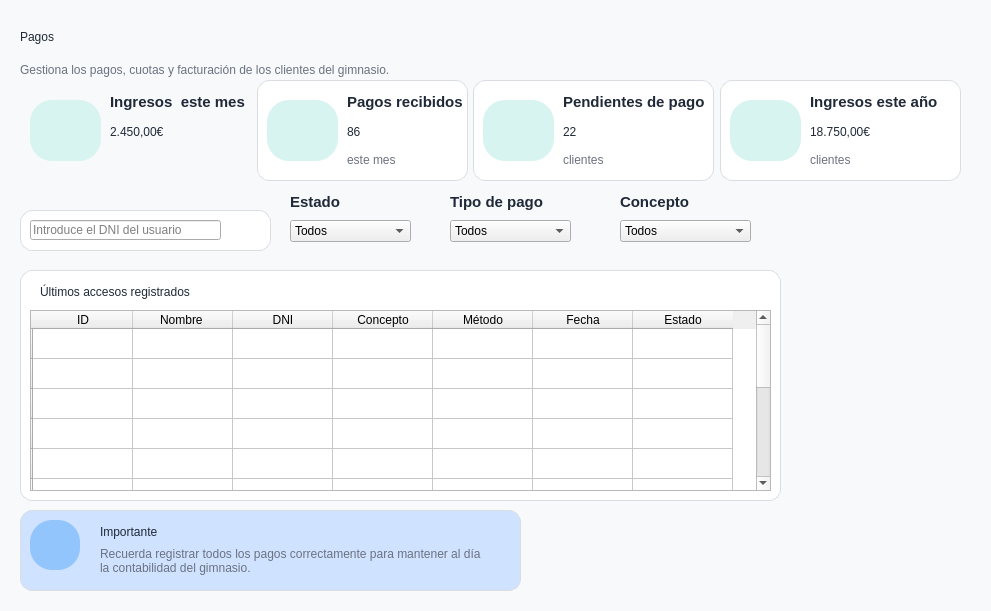
   <widget class="QFrame" name="frameContenido">
    <property name="geometry">
     <rect>
      <x>220</x>
      <y>90</y>
      <width>991</width>
      <height>611</height>
     </rect>
    </property>
    <property name="frameShape">
     <enum>QFrame::NoFrame</enum>
    </property>
    <widget class="QLabel" name="lblBienvenida">
     <property name="geometry">
      <rect>
       <x>20</x>
       <y>20</y>
       <width>341</width>
       <height>34</height>
      </rect>
     </property>
     <property name="styleSheet">
      <string notr="true">font:bold 20pt &quot;Segoe UI&quot;; color:#1F2937;</string>
     </property>
     <property name="text">
      <string>Pagos</string>
     </property>
    </widget>
    <widget class="QLabel" name="lblResumen">
     <property name="geometry">
      <rect>
       <x>20</x>
       <y>60</y>
       <width>470</width>
       <height>20</height>
      </rect>
     </property>
     <property name="styleSheet">
      <string notr="true">font:9pt &quot;Segoe UI&quot;; color:#6B7280;</string>
     </property>
     <property name="text">
      <string>Gestiona los pagos, cuotas y facturación de los clientes del gimnasio.</string>
     </property>
    </widget>
    <widget class="QFrame" name="card1">
     <property name="geometry">
      <rect>
       <x>20</x>
       <y>80</y>
       <width>231</width>
       <height>101</height>
      </rect>
     </property>
     <widget class="QLabel" name="lblNombreCliente_13">
      <property name="geometry">
       <rect>
        <x>90</x>
        <y>10</y>
        <width>270</width>
        <height>24</height>
       </rect>
      </property>
      <property name="font">
       <font>
        <family>Segoe UI</family>
        <pointsize>11</pointsize>
        <weight>75</weight>
        <italic>false</italic>
        <bold>true</bold>
       </font>
      </property>
      <property name="styleSheet">
       <string notr="true">font: bold pt &quot;Segoe UI&quot;; color: #1F2937;</string>
      </property>
      <property name="text">
       <string>Ingresos  este mes</string>
      </property>
     </widget>
     <widget class="QLabel" name="label_9">
      <property name="geometry">
       <rect>
        <x>25</x>
        <y>30</y>
        <width>41</width>
        <height>41</height>
       </rect>
      </property>
      <property name="text">
       <string/>
      </property>
      <property name="pixmap">
       <pixmap>../imagenes/cartera.png</pixmap>
      </property>
      <property name="scaledContents">
       <bool>true</bool>
      </property>
     </widget>
     <widget class="QLabel" name="lblIconAs_8">
      <property name="geometry">
       <rect>
        <x>10</x>
        <y>20</y>
        <width>71</width>
        <height>61</height>
       </rect>
      </property>
      <property name="styleSheet">
       <string notr="true">background-color:#D8F4F0; color:#18B7A5; border-radius:22px; font:bold 20pt &quot;Segoe UI&quot;;</string>
      </property>
      <property name="text">
       <string/>
      </property>
     </widget>
     <widget class="QLabel" name="lblNombreCliente_14">
      <property name="geometry">
       <rect>
        <x>90</x>
        <y>40</y>
        <width>141</width>
        <height>24</height>
       </rect>
      </property>
      <property name="styleSheet">
       <string notr="true">font: bold 20pt &quot;Segoe UI&quot;; color: #1F2937;</string>
      </property>
      <property name="text">
       <string>2.450,00€</string>
      </property>
     </widget>
     <zorder>lblIconAs_8</zorder>
     <zorder>lblNombreCliente_13</zorder>
     <zorder>label_9</zorder>
     <zorder>lblNombreCliente_14</zorder>
    </widget>
    <widget class="QLabel" name="label_19">
     <property name="geometry">
      <rect>
       <x>-390</x>
       <y>0</y>
       <width>1391</width>
       <height>621</height>
      </rect>
     </property>
     <property name="styleSheet">
      <string notr="true">background:#F7F9FB</string>
     </property>
     <property name="text">
      <string/>
     </property>
     <property name="pixmap">
      <pixmap>../imagenes/reborde_ola.png</pixmap>
     </property>
     <property name="scaledContents">
      <bool>true</bool>
     </property>
    </widget>
    <widget class="QFrame" name="card1_2">
     <property name="geometry">
      <rect>
       <x>20</x>
       <y>510</y>
       <width>501</width>
       <height>81</height>
      </rect>
     </property>
     <property name="styleSheet">
      <string notr="true">#card1_2 {
    background-color: #CFE2FF;
    border: 1px solid #DADDE2;
    border-radius: 12px;
}</string>
     </property>
     <widget class="QLabel" name="lblNombreCliente_4">
      <property name="geometry">
       <rect>
        <x>80</x>
        <y>10</y>
        <width>270</width>
        <height>24</height>
       </rect>
      </property>
      <property name="styleSheet">
       <string notr="true">font: bold 13pt &quot;Segoe UI&quot;; color: #1F2937;</string>
      </property>
      <property name="text">
       <string>Importante</string>
      </property>
     </widget>
     <widget class="QLabel" name="lblIconAs_4">
      <property name="geometry">
       <rect>
        <x>10</x>
        <y>10</y>
        <width>50</width>
        <height>50</height>
       </rect>
      </property>
      <property name="styleSheet">
       <string notr="true">background-color:#93C5FD; color:#18B7A5; border-radius:22px; font:bold 20pt &quot;Segoe UI&quot;;</string>
      </property>
      <property name="text">
       <string/>
      </property>
     </widget>
     <widget class="QLabel" name="lblResumen_2">
      <property name="geometry">
       <rect>
        <x>80</x>
        <y>10</y>
        <width>381</width>
        <height>81</height>
       </rect>
      </property>
      <property name="acceptDrops">
       <bool>false</bool>
      </property>
      <property name="autoFillBackground">
       <bool>false</bool>
      </property>
      <property name="styleSheet">
       <string notr="true">font:9pt &quot;Segoe UI&quot;; color:#6B7280;</string>
      </property>
      <property name="text">
       <string>Recuerda registrar todos los pagos correctamente para mantener al día la contabilidad del gimnasio.</string>
      </property>
      <property name="scaledContents">
       <bool>false</bool>
      </property>
      <property name="wordWrap">
       <bool>true</bool>
      </property>
     </widget>
     <widget class="QLabel" name="label_13">
      <property name="geometry">
       <rect>
        <x>20</x>
        <y>20</y>
        <width>31</width>
        <height>31</height>
       </rect>
      </property>
      <property name="text">
       <string/>
      </property>
      <property name="pixmap">
       <pixmap resource="../imagenes/recursos.qrc">:/newPrefix/informacion.png</pixmap>
      </property>
      <property name="scaledContents">
       <bool>true</bool>
      </property>
     </widget>
    </widget>
    <widget class="QFrame" name="card1_6">
     <property name="geometry">
      <rect>
       <x>20</x>
       <y>270</y>
       <width>761</width>
       <height>231</height>
      </rect>
     </property>
     <property name="styleSheet">
      <string notr="true">#card1_6 {
    background-color: #FFFFFF;
    border: 1px solid #DADDE2;
    border-radius: 12px;
}</string>
     </property>
     <widget class="QLabel" name="lblNombreCliente_12">
      <property name="geometry">
       <rect>
        <x>20</x>
        <y>10</y>
        <width>270</width>
        <height>24</height>
       </rect>
      </property>
      <property name="styleSheet">
       <string notr="true">font: bold 13pt &quot;Segoe UI&quot;; color: #1F2937;</string>
      </property>
      <property name="text">
       <string>Últimos accesos registrados</string>
      </property>
     </widget>
     <widget class="QTableWidget" name="tableWidget">
      <property name="geometry">
       <rect>
        <x>10</x>
        <y>40</y>
        <width>741</width>
        <height>181</height>
       </rect>
      </property>
      <row>
       <property name="text">
        <string/>
       </property>
      </row>
      <row>
       <property name="text">
        <string/>
       </property>
      </row>
      <row>
       <property name="text">
        <string/>
       </property>
      </row>
      <row>
       <property name="text">
        <string/>
       </property>
      </row>
      <row>
       <property name="text">
        <string/>
       </property>
      </row>
      <row>
       <property name="text">
        <string/>
       </property>
      </row>
      <row>
       <property name="text">
        <string/>
       </property>
      </row>
      <row>
       <property name="text">
        <string/>
       </property>
      </row>
      <row>
       <property name="text">
        <string/>
       </property>
      </row>
      <row>
       <property name="text">
        <string/>
       </property>
      </row>
      <row>
       <property name="text">
        <string/>
       </property>
      </row>
      <row>
       <property name="text">
        <string/>
       </property>
      </row>
      <column>
       <property name="text">
        <string>ID</string>
       </property>
      </column>
      <column>
       <property name="text">
        <string>Nombre </string>
       </property>
      </column>
      <column>
       <property name="text">
        <string>DNI</string>
       </property>
      </column>
      <column>
       <property name="text">
        <string>Concepto</string>
       </property>
      </column>
      <column>
       <property name="text">
        <string>Método</string>
       </property>
      </column>
      <column>
       <property name="text">
        <string>Fecha</string>
       </property>
      </column>
      <column>
       <property name="text">
        <string>Estado</string>
       </property>
      </column>
     </widget>
    </widget>
    <widget class="QFrame" name="card1_7">
     <property name="geometry">
      <rect>
       <x>257</x>
       <y>80</y>
       <width>211</width>
       <height>101</height>
      </rect>
     </property>
     <property name="styleSheet">
      <string notr="true">#card1_7 {
    background-color: #FFFFFF;
    border: 1px solid #DADDE2;
    border-radius: 12px;
}</string>
     </property>
     <widget class="QLabel" name="lblNombreCliente_15">
      <property name="geometry">
       <rect>
        <x>90</x>
        <y>10</y>
        <width>270</width>
        <height>24</height>
       </rect>
      </property>
      <property name="font">
       <font>
        <family>Segoe UI</family>
        <pointsize>11</pointsize>
        <weight>75</weight>
        <italic>false</italic>
        <bold>true</bold>
       </font>
      </property>
      <property name="styleSheet">
       <string notr="true">font: bold 11pt &quot;Segoe UI&quot;; color: #1F2937;</string>
      </property>
      <property name="text">
       <string>Pagos recibidos</string>
      </property>
     </widget>
     <widget class="QLabel" name="label_10">
      <property name="geometry">
       <rect>
        <x>25</x>
        <y>30</y>
        <width>41</width>
        <height>41</height>
       </rect>
      </property>
      <property name="text">
       <string/>
      </property>
      <property name="pixmap">
       <pixmap>../imagenes/clientes.png</pixmap>
      </property>
      <property name="scaledContents">
       <bool>true</bool>
      </property>
     </widget>
     <widget class="QLabel" name="lblIconAs_9">
      <property name="geometry">
       <rect>
        <x>10</x>
        <y>20</y>
        <width>71</width>
        <height>61</height>
       </rect>
      </property>
      <property name="styleSheet">
       <string notr="true">background-color:#D8F4F0; color:#18B7A5; border-radius:22px; font:bold 20pt &quot;Segoe UI&quot;;</string>
      </property>
      <property name="text">
       <string/>
      </property>
     </widget>
     <widget class="QLabel" name="lblNombreCliente_16">
      <property name="geometry">
       <rect>
        <x>90</x>
        <y>40</y>
        <width>61</width>
        <height>24</height>
       </rect>
      </property>
      <property name="styleSheet">
       <string notr="true">font: bold 20pt &quot;Segoe UI&quot;; color: #1F2937;</string>
      </property>
      <property name="text">
       <string>86</string>
      </property>
     </widget>
     <widget class="QLabel" name="lblResumen_9">
      <property name="geometry">
       <rect>
        <x>90</x>
        <y>70</y>
        <width>251</width>
        <height>20</height>
       </rect>
      </property>
      <property name="styleSheet">
       <string notr="true">font:9pt &quot;Segoe UI&quot;; color:#6B7280;</string>
      </property>
      <property name="text">
       <string>este mes</string>
      </property>
     </widget>
     <widget class="QLabel" name="label_24">
      <property name="geometry">
       <rect>
        <x>25</x>
        <y>30</y>
        <width>41</width>
        <height>41</height>
       </rect>
      </property>
      <property name="text">
       <string/>
      </property>
      <property name="pixmap">
       <pixmap>../imagenes/metodo-de-pago.png</pixmap>
      </property>
      <property name="scaledContents">
       <bool>true</bool>
      </property>
     </widget>
    </widget>
    <widget class="QFrame" name="card1_8">
     <property name="geometry">
      <rect>
       <x>473</x>
       <y>80</y>
       <width>241</width>
       <height>101</height>
      </rect>
     </property>
     <property name="styleSheet">
      <string notr="true">#card1_8 {
    background-color: #FFFFFF;
    border: 1px solid #DADDE2;
    border-radius: 12px;
}</string>
     </property>
     <widget class="QLabel" name="lblNombreCliente_17">
      <property name="geometry">
       <rect>
        <x>90</x>
        <y>10</y>
        <width>270</width>
        <height>24</height>
       </rect>
      </property>
      <property name="font">
       <font>
        <family>Segoe UI</family>
        <pointsize>11</pointsize>
        <weight>75</weight>
        <italic>false</italic>
        <bold>true</bold>
       </font>
      </property>
      <property name="styleSheet">
       <string notr="true">font: bold 11pt &quot;Segoe UI&quot;; color: #1F2937;</string>
      </property>
      <property name="text">
       <string>Pendientes de pago</string>
      </property>
     </widget>
     <widget class="QLabel" name="lblNombreCliente_18">
      <property name="geometry">
       <rect>
        <x>90</x>
        <y>40</y>
        <width>61</width>
        <height>24</height>
       </rect>
      </property>
      <property name="styleSheet">
       <string notr="true">font: bold 20pt &quot;Segoe UI&quot;; color: #1F2937;</string>
      </property>
      <property name="text">
       <string>22</string>
      </property>
     </widget>
     <widget class="QLabel" name="lblResumen_10">
      <property name="geometry">
       <rect>
        <x>90</x>
        <y>70</y>
        <width>251</width>
        <height>20</height>
       </rect>
      </property>
      <property name="styleSheet">
       <string notr="true">font:9pt &quot;Segoe UI&quot;; color:#6B7280;</string>
      </property>
      <property name="text">
       <string>clientes</string>
      </property>
     </widget>
     <widget class="QFrame" name="card1_9">
      <property name="geometry">
       <rect>
        <x>160</x>
        <y>90</y>
        <width>221</width>
        <height>101</height>
       </rect>
      </property>
      <property name="styleSheet">
       <string notr="true">#card1_7 {
    background-color: #FFFFFF;
    border: 1px solid #DADDE2;
    border-radius: 12px;
}</string>
      </property>
      <widget class="QLabel" name="lblNombreCliente_19">
       <property name="geometry">
        <rect>
         <x>100</x>
         <y>10</y>
         <width>270</width>
         <height>24</height>
        </rect>
       </property>
       <property name="font">
        <font>
         <family>Segoe UI</family>
         <pointsize>11</pointsize>
         <weight>75</weight>
         <italic>false</italic>
         <bold>true</bold>
        </font>
       </property>
       <property name="styleSheet">
        <string notr="true">font: bold 11pt &quot;Segoe UI&quot;; color: #1F2937;</string>
       </property>
       <property name="text">
        <string>Clientes totales</string>
       </property>
      </widget>
      <widget class="QLabel" name="label_18">
       <property name="geometry">
        <rect>
         <x>25</x>
         <y>30</y>
         <width>41</width>
         <height>41</height>
        </rect>
       </property>
       <property name="text">
        <string/>
       </property>
       <property name="pixmap">
        <pixmap>../imagenes/clientes.png</pixmap>
       </property>
       <property name="scaledContents">
        <bool>true</bool>
       </property>
      </widget>
      <widget class="QLabel" name="lblIconAs_11">
       <property name="geometry">
        <rect>
         <x>10</x>
         <y>20</y>
         <width>71</width>
         <height>61</height>
        </rect>
       </property>
       <property name="styleSheet">
        <string notr="true">background-color:#D8F4F0; color:#18B7A5; border-radius:22px; font:bold 20pt &quot;Segoe UI&quot;;</string>
       </property>
       <property name="text">
        <string/>
       </property>
      </widget>
      <widget class="QLabel" name="lblNombreCliente_20">
       <property name="geometry">
        <rect>
         <x>100</x>
         <y>40</y>
         <width>61</width>
         <height>24</height>
        </rect>
       </property>
       <property name="styleSheet">
        <string notr="true">font: bold 20pt &quot;Segoe UI&quot;; color: #1F2937;</string>
       </property>
       <property name="text">
        <string>128</string>
       </property>
      </widget>
      <widget class="QLabel" name="lblResumen_11">
       <property name="geometry">
        <rect>
         <x>100</x>
         <y>70</y>
         <width>251</width>
         <height>20</height>
        </rect>
       </property>
       <property name="styleSheet">
        <string notr="true">font:9pt &quot;Segoe UI&quot;; color:#6B7280;</string>
       </property>
       <property name="text">
        <string>clientes</string>
       </property>
      </widget>
     </widget>
     <widget class="QLabel" name="lblIconAs_10">
      <property name="geometry">
       <rect>
        <x>10</x>
        <y>20</y>
        <width>71</width>
        <height>61</height>
       </rect>
      </property>
      <property name="styleSheet">
       <string notr="true">background-color:#D8F4F0; color:#18B7A5; border-radius:22px; font:bold 20pt &quot;Segoe UI&quot;;</string>
      </property>
      <property name="text">
       <string/>
      </property>
     </widget>
     <widget class="QLabel" name="label_25">
      <property name="geometry">
       <rect>
        <x>25</x>
        <y>30</y>
        <width>41</width>
        <height>41</height>
       </rect>
      </property>
      <property name="text">
       <string/>
      </property>
      <property name="pixmap">
       <pixmap>../imagenes/informacion.png</pixmap>
      </property>
      <property name="scaledContents">
       <bool>true</bool>
      </property>
     </widget>
    </widget>
    <widget class="QFrame" name="card1_10">
     <property name="geometry">
      <rect>
       <x>720</x>
       <y>80</y>
       <width>241</width>
       <height>101</height>
      </rect>
     </property>
     <property name="styleSheet">
      <string notr="true">#card1_10 {
    background-color: #FFFFFF;
    border: 1px solid #DADDE2;
    border-radius: 12px;
}</string>
     </property>
     <widget class="QLabel" name="lblNombreCliente_21">
      <property name="geometry">
       <rect>
        <x>90</x>
        <y>10</y>
        <width>270</width>
        <height>24</height>
       </rect>
      </property>
      <property name="font">
       <font>
        <family>Segoe UI</family>
        <pointsize>11</pointsize>
        <weight>75</weight>
        <italic>false</italic>
        <bold>true</bold>
       </font>
      </property>
      <property name="styleSheet">
       <string notr="true">font: bold 11pt &quot;Segoe UI&quot;; color: #1F2937;</string>
      </property>
      <property name="text">
       <string>Ingresos este año</string>
      </property>
     </widget>
     <widget class="QLabel" name="label_22">
      <property name="geometry">
       <rect>
        <x>25</x>
        <y>30</y>
        <width>41</width>
        <height>41</height>
       </rect>
      </property>
      <property name="text">
       <string/>
      </property>
      <property name="pixmap">
       <pixmap>../imagenes/clientes.png</pixmap>
      </property>
      <property name="scaledContents">
       <bool>true</bool>
      </property>
     </widget>
     <widget class="QLabel" name="lblIconAs_12">
      <property name="geometry">
       <rect>
        <x>10</x>
        <y>20</y>
        <width>71</width>
        <height>61</height>
       </rect>
      </property>
      <property name="styleSheet">
       <string notr="true">background-color:#D8F4F0; color:#18B7A5; border-radius:22px; font:bold 20pt &quot;Segoe UI&quot;;</string>
      </property>
      <property name="text">
       <string/>
      </property>
     </widget>
     <widget class="QLabel" name="lblNombreCliente_22">
      <property name="geometry">
       <rect>
        <x>90</x>
        <y>40</y>
        <width>141</width>
        <height>24</height>
       </rect>
      </property>
      <property name="styleSheet">
       <string notr="true">font: bold 20pt &quot;Segoe UI&quot;; color: #1F2937;</string>
      </property>
      <property name="text">
       <string>18.750,00€</string>
      </property>
     </widget>
     <widget class="QLabel" name="lblResumen_12">
      <property name="geometry">
       <rect>
        <x>90</x>
        <y>70</y>
        <width>251</width>
        <height>20</height>
       </rect>
      </property>
      <property name="styleSheet">
       <string notr="true">font:9pt &quot;Segoe UI&quot;; color:#6B7280;</string>
      </property>
      <property name="text">
       <string>clientes</string>
      </property>
     </widget>
     <widget class="QFrame" name="card1_11">
      <property name="geometry">
       <rect>
        <x>160</x>
        <y>90</y>
        <width>221</width>
        <height>101</height>
       </rect>
      </property>
      <property name="styleSheet">
       <string notr="true">#card1_7 {
    background-color: #FFFFFF;
    border: 1px solid #DADDE2;
    border-radius: 12px;
}</string>
      </property>
      <widget class="QLabel" name="lblNombreCliente_23">
       <property name="geometry">
        <rect>
         <x>100</x>
         <y>10</y>
         <width>270</width>
         <height>24</height>
        </rect>
       </property>
       <property name="font">
        <font>
         <family>Segoe UI</family>
         <pointsize>11</pointsize>
         <weight>75</weight>
         <italic>false</italic>
         <bold>true</bold>
        </font>
       </property>
       <property name="styleSheet">
        <string notr="true">font: bold 11pt &quot;Segoe UI&quot;; color: #1F2937;</string>
       </property>
       <property name="text">
        <string>Clientes totales</string>
       </property>
      </widget>
      <widget class="QLabel" name="label_23">
       <property name="geometry">
        <rect>
         <x>25</x>
         <y>30</y>
         <width>41</width>
         <height>41</height>
        </rect>
       </property>
       <property name="text">
        <string/>
       </property>
       <property name="pixmap">
        <pixmap>../imagenes/clientes.png</pixmap>
       </property>
       <property name="scaledContents">
        <bool>true</bool>
       </property>
      </widget>
      <widget class="QLabel" name="lblIconAs_13">
       <property name="geometry">
        <rect>
         <x>10</x>
         <y>20</y>
         <width>71</width>
         <height>61</height>
        </rect>
       </property>
       <property name="styleSheet">
        <string notr="true">background-color:#D8F4F0; color:#18B7A5; border-radius:22px; font:bold 20pt &quot;Segoe UI&quot;;</string>
       </property>
       <property name="text">
        <string/>
       </property>
      </widget>
      <widget class="QLabel" name="lblNombreCliente_24">
       <property name="geometry">
        <rect>
         <x>100</x>
         <y>40</y>
         <width>61</width>
         <height>24</height>
        </rect>
       </property>
       <property name="styleSheet">
        <string notr="true">font: bold 20pt &quot;Segoe UI&quot;; color: #1F2937;</string>
       </property>
       <property name="text">
        <string>128</string>
       </property>
      </widget>
      <widget class="QLabel" name="lblResumen_13">
       <property name="geometry">
        <rect>
         <x>100</x>
         <y>70</y>
         <width>251</width>
         <height>20</height>
        </rect>
       </property>
       <property name="styleSheet">
        <string notr="true">font:9pt &quot;Segoe UI&quot;; color:#6B7280;</string>
       </property>
       <property name="text">
        <string>clientes</string>
       </property>
      </widget>
     </widget>
     <widget class="QLabel" name="label_26">
      <property name="geometry">
       <rect>
        <x>25</x>
        <y>30</y>
        <width>41</width>
        <height>41</height>
       </rect>
      </property>
      <property name="text">
       <string/>
      </property>
      <property name="pixmap">
       <pixmap>../imagenes/tabla-de-ingresos.png</pixmap>
      </property>
      <property name="scaledContents">
       <bool>true</bool>
      </property>
     </widget>
    </widget>
    <widget class="QFrame" name="card1_4">
     <property name="geometry">
      <rect>
       <x>20</x>
       <y>210</y>
       <width>251</width>
       <height>41</height>
      </rect>
     </property>
     <property name="styleSheet">
      <string notr="true">#card1_4{
    background-color: #FFFFFF;
    border: 1px solid #DADDE2;
    border-radius: 12px;
}</string>
     </property>
     <widget class="QLineEdit" name="lineEdit">
      <property name="geometry">
       <rect>
        <x>10</x>
        <y>10</y>
        <width>191</width>
        <height>20</height>
       </rect>
      </property>
      <property name="text">
       <string/>
      </property>
      <property name="placeholderText">
       <string>Introduce el DNI del usuario</string>
      </property>
     </widget>
     <widget class="QLabel" name="label_14">
      <property name="geometry">
       <rect>
        <x>220</x>
        <y>10</y>
        <width>21</width>
        <height>21</height>
       </rect>
      </property>
      <property name="text">
       <string/>
      </property>
      <property name="pixmap">
       <pixmap>../imagenes/lupa.png</pixmap>
      </property>
      <property name="scaledContents">
       <bool>true</bool>
      </property>
     </widget>
    </widget>
    <widget class="QLabel" name="lblNombreCliente_25">
     <property name="geometry">
      <rect>
       <x>290</x>
       <y>190</y>
       <width>71</width>
       <height>24</height>
      </rect>
     </property>
     <property name="font">
      <font>
       <family>Segoe UI</family>
       <pointsize>11</pointsize>
       <weight>75</weight>
       <italic>false</italic>
       <bold>true</bold>
      </font>
     </property>
     <property name="styleSheet">
      <string notr="true">font: bold 11pt &quot;Segoe UI&quot;; color: #1F2937;</string>
     </property>
     <property name="text">
      <string>Estado</string>
     </property>
    </widget>
    <widget class="QLabel" name="lblNombreCliente_26">
     <property name="geometry">
      <rect>
       <x>450</x>
       <y>190</y>
       <width>111</width>
       <height>24</height>
      </rect>
     </property>
     <property name="font">
      <font>
       <family>Segoe UI</family>
       <pointsize>11</pointsize>
       <weight>75</weight>
       <italic>false</italic>
       <bold>true</bold>
      </font>
     </property>
     <property name="styleSheet">
      <string notr="true">font: bold 11pt &quot;Segoe UI&quot;; color: #1F2937;</string>
     </property>
     <property name="text">
      <string>Tipo de pago</string>
     </property>
    </widget>
    <widget class="QLabel" name="lblNombreCliente_27">
     <property name="geometry">
      <rect>
       <x>620</x>
       <y>190</y>
       <width>71</width>
       <height>24</height>
      </rect>
     </property>
     <property name="font">
      <font>
       <family>Segoe UI</family>
       <pointsize>11</pointsize>
       <weight>75</weight>
       <italic>false</italic>
       <bold>true</bold>
      </font>
     </property>
     <property name="styleSheet">
      <string notr="true">font: bold 11pt &quot;Segoe UI&quot;; color: #1F2937;</string>
     </property>
     <property name="text">
      <string>Concepto</string>
     </property>
    </widget>
    <widget class="QComboBox" name="comboBox">
     <property name="geometry">
      <rect>
       <x>290</x>
       <y>220</y>
       <width>121</width>
       <height>22</height>
      </rect>
     </property>
     <item>
      <property name="text">
       <string>Todos</string>
      </property>
     </item>
     <item>
      <property name="text">
       <string>Abonado</string>
      </property>
     </item>
     <item>
      <property name="text">
       <string>Pendiente</string>
      </property>
     </item>
    </widget>
    <widget class="QComboBox" name="comboBox_2">
     <property name="geometry">
      <rect>
       <x>450</x>
       <y>220</y>
       <width>121</width>
       <height>22</height>
      </rect>
     </property>
     <item>
      <property name="text">
       <string>Todos</string>
      </property>
     </item>
     <item>
      <property name="text">
       <string>Tarjeta</string>
      </property>
     </item>
     <item>
      <property name="text">
       <string>Efectivo</string>
      </property>
     </item>
     <item>
      <property name="text">
       <string>Transferencia</string>
      </property>
     </item>
     <item>
      <property name="text">
       <string>Otros</string>
      </property>
     </item>
    </widget>
    <widget class="QComboBox" name="comboBox_3">
     <property name="geometry">
      <rect>
       <x>620</x>
       <y>220</y>
       <width>131</width>
       <height>22</height>
      </rect>
     </property>
     <item>
      <property name="text">
       <string>Todos</string>
      </property>
     </item>
     <item>
      <property name="text">
       <string>Pago mensual</string>
      </property>
     </item>
     <item>
      <property name="text">
       <string>Matrícula</string>
      </property>
     </item>
    </widget>
    <zorder>label_19</zorder>
    <zorder>lblBienvenida</zorder>
    <zorder>lblResumen</zorder>
    <zorder>card1</zorder>
    <zorder>card1_2</zorder>
    <zorder>card1_6</zorder>
    <zorder>card1_7</zorder>
    <zorder>card1_8</zorder>
    <zorder>card1_10</zorder>
    <zorder>card1_4</zorder>
    <zorder>lblNombreCliente_25</zorder>
    <zorder>lblNombreCliente_26</zorder>
    <zorder>lblNombreCliente_27</zorder>
    <zorder>comboBox</zorder>
    <zorder>comboBox_2</zorder>
    <zorder>comboBox_3</zorder>
   </widget>
